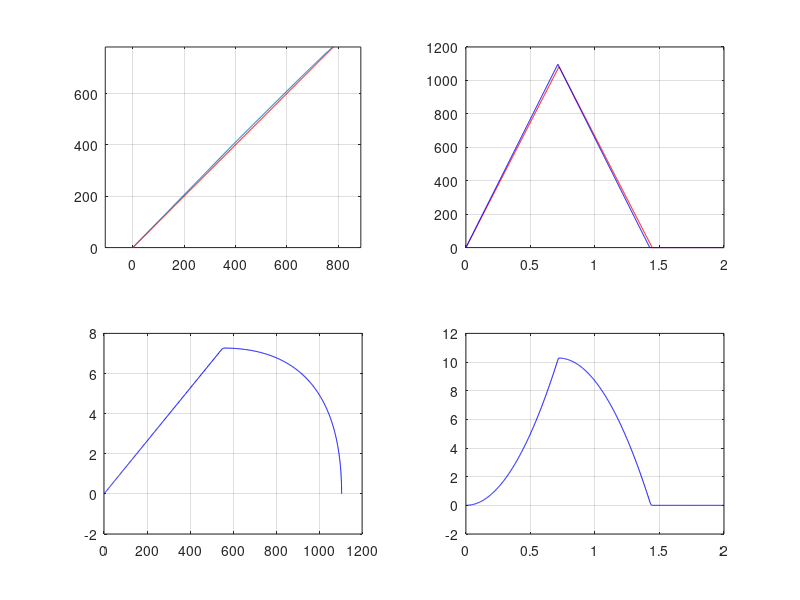

Source code (MATLAB):
function [taux, tauy]=straight2
clc
close all
clear all

%t=linspace(0, 10, 1000);
ustep=1/128;
xtarget=100000*ustep;
ytarget=100000*ustep;
theta=atan2(ytarget, xtarget);

ax=1500; dx=1500; % step/s2
ay=1540; dy=1540;
%ay=1600; dy=1000;

if (tan(theta)<1.0)
	accX=ax;	
	accY=ay*tan(theta);	
    decX=dx;	
	decY=dy*tan(theta);
else
	accX=ax/tan(theta);
	accY=ay;
    decX=dx/tan(theta);
	decY=dy;
end

taux=sqrt(0.5*(accX+decX)/accX/decX*xtarget)
tauy=sqrt(0.5*(accY+decY)/accY/decY*ytarget)
accY*ytarget*tauy^2
accX*xtarget*taux^2

t=linspace(0, 2, 1000);

x=pos(t, taux, accX, decX);
y=pos(t, tauy, accY, decY);
vx=speed(t, taux, accX, decX);
vy=speed(t, tauy, accY, decY);

subplot(2, 2, 1)
plot(x, y, '-');
p=polyfit(x, y, 1)
p(2)=0;
p(1)=ytarget/xtarget;
fit=polyval(p, x);
grid on
axis equal
hold on
plot(x, fit, 'r')
subplot(2, 2, 4)
tx=xtarget;  ty=ytarget;
tnorm=sqrt(tx^2+ty^2);
tx=tx/tnorm; ty=ty/tnorm;
HMx=x-(tx*x+ty*y)*tx;
HMy=y-(tx*x+ty*y)*ty;
% plot(t, sqrt(HMx.*HMx+HMy.*HMy), 'b')
plot(t, y-fit, 'b')
grid on

subplot(2, 2, 2)
plot(t, vx, 'r');
hold on
plot(t, vy, 'b');
grid on
subplot(2, 2, 3)
%plot(t, vx, 'r');
plot(tx*x+ty*y, -HMx*ty+HMy*tx, 'b')
grid on

end


function x=pos(t, tau, acc, dec)
alpha=2*dec/(acc+dec);
alpha2=alpha*alpha;
x=0.5*acc*(t.^2).*(t<alpha*tau);
x=x+(0.5*acc*alpha2*tau^2+0.5*dec*(alpha-2)^2*tau^2-0.5*dec*(t-2*tau).^2).*(t>=alpha*tau & t<2*tau);
x=x+(0.5*acc*alpha2*tau^2+0.5*dec*(alpha-2)^2*tau^2).*(t>2*tau);
end

function v=speed(t, tau, acc, dec)
alpha=2*dec/(acc+dec);
alpha2=alpha*alpha;
v=acc*t.*(t<alpha*tau);
v=v+dec*(2*tau-t).*(t>=alpha*tau & t<2*tau);
end